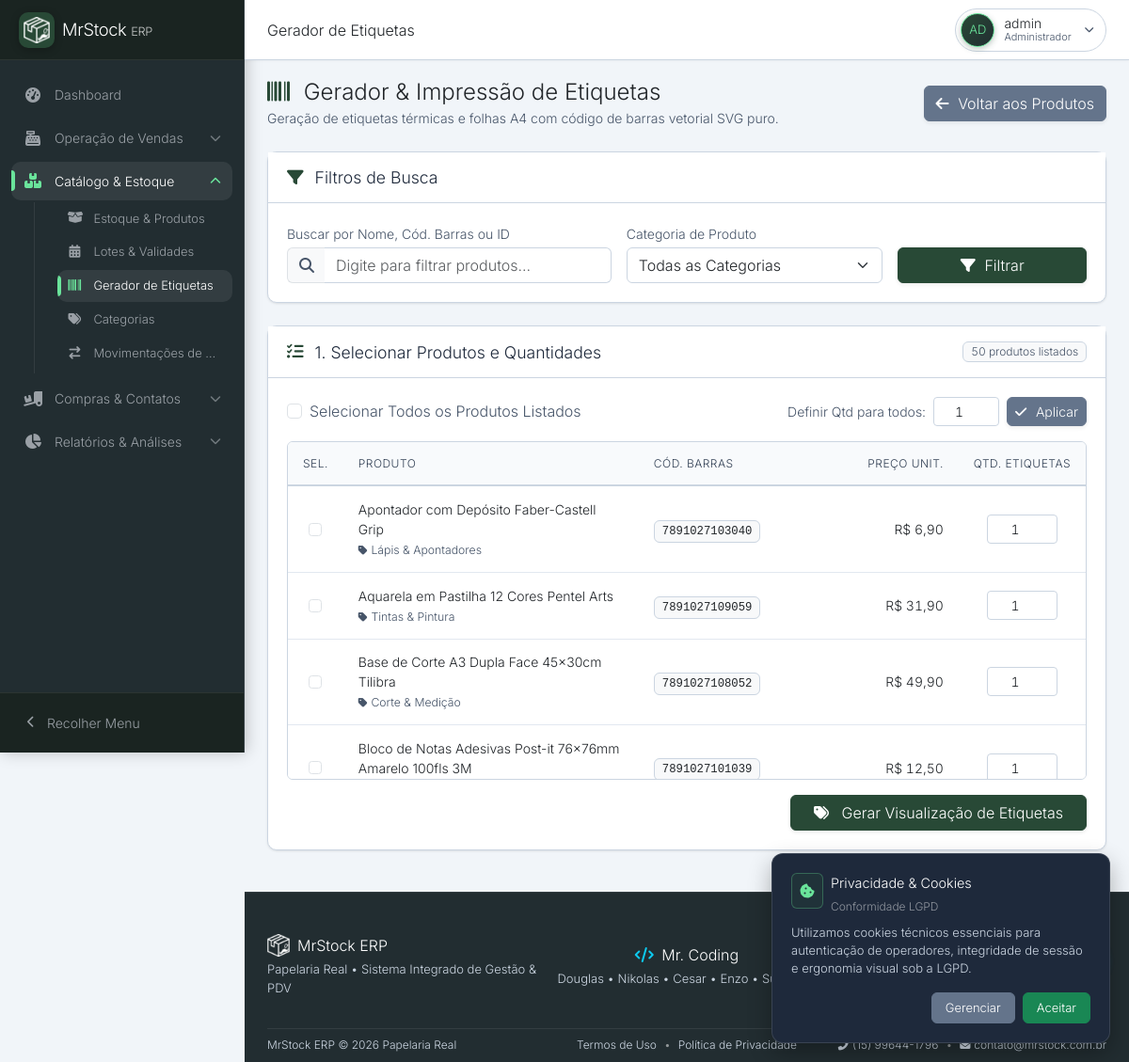
The page /produtos/etiquetas.php (signed in) on the database its author committed.
### tables this page shows
CREATE TABLE `produtos` (
  `id` int(11) NOT NULL AUTO_INCREMENT,
  `nome` varchar(255) NOT NULL,
  `categoria` varchar(100) DEFAULT NULL,
  `quantidade` int(11) DEFAULT 0,
  `estoque_minimo` int(11) DEFAULT 5,
  `validade` date DEFAULT NULL,
  `preco_venda` decimal(10,2) NOT NULL,
  `preco_compra` decimal(10,2) NOT NULL DEFAULT 0.00,
  `fornecedor_id` int(11) DEFAULT NULL,
  `status` enum('ativo','inativo') DEFAULT 'ativo',
  `codigo_de_barra` varchar(50) DEFAULT NULL,
  `categoria_id` int(11) DEFAULT NULL,
  PRIMARY KEY (`id`),
  KEY `fornecedor_id` (`fornecedor_id`),
  KEY `fk_produtos_categoria` (`categoria_id`),
  CONSTRAINT `fk_produtos_categoria` FOREIGN KEY (`categoria_id`) REFERENCES `categorias` (`id`) ON DELETE SET NULL,
  CONSTRAINT `produtos_ibfk_1` FOREIGN KEY (`fornecedor_id`) REFERENCES `fornecedores` (`id`) ON DELETE SET NULL
);

CREATE TABLE `categorias` (
  `id` int(11) NOT NULL AUTO_INCREMENT,
  `nome` varchar(100) NOT NULL,
  `descricao` text DEFAULT NULL,
  PRIMARY KEY (`id`)
);

### produtos/etiquetas.php (the view, shortened to what this page needs)
<?php
require_once __DIR__ . '/../inc/functions.php';
$buscaFiltro = trim($_GET['busca'] ?? '');
$catFiltro   = filter_var($_GET['categoria_id'] ?? '', FILTER_VALIDATE_INT);
$where = ["p.status = 'ativo'"];
$params = [];
$whereSql = implode(' AND ', $where);
$sql = "SELECT p.id, p.nome, p.preco_venda, p.codigo_de_barra, p.quantidade, c.nome AS categoria_nome
        FROM produtos p
        LEFT JOIN categorias c ON p.categoria_id = c.id
        WHERE {$whereSql}
        ORDER BY p.nome ASC";
$stmt = $pdo->prepare($sql);
$stmt->execute($params);
$produtos = $stmt->fetchAll(PDO::FETCH_ASSOC);
require_once __DIR__ . '/../inc/header.php';
?>
<div class="content-body">
    <div class="d-flex justify-content-between align-items-center mb-4 no-print flex-wrap gap-3">
        <div>
            <h4 class="fw-bold text-dark m-0"><i class="fas fa-barcode text-primary me-2"></i> Gerador & Impressão de Etiquetas</h4>
            <small class="text-muted">Geração de etiquetas térmicas e folhas A4 com código de barras vetorial SVG puro.</small>
        </div>
        <div class="d-flex gap-2 align-items-center flex-wrap">
            <a href="<?= BASE_URL ?>/produtos/index.php" class="btn btn-secondary shadow-sm">
                <i class="fas fa-arrow-left me-1"></i> Voltar aos Produtos
            </a>
        </div>
    </div>
    <div class="so-card mb-4 no-print">
        <div class="so-card-header">
            <h5 class="so-card-title"><i class="fas fa-filter text-primary me-1"></i> Filtros de Busca</h5>
        </div>
        <div class="so-card-body">
            <form method="GET" action="<?= BASE_URL ?>/produtos/etiquetas.php" class="row g-3 align-items-end">
                <div class="col-md-5">
                    <label for="buscaEtq" class="form-label small fw-semibold text-secondary mb-1">Buscar por Nome, Cód. Barras ou ID</label>
                    <div class="input-group">
                        <span class="input-group-text bg-light text-muted border-end-0"><i class="fas fa-search"></i></span>
                        <input type="text" id="buscaEtq" name="busca" class="form-control border-start-0" placeholder="Digite para filtrar produtos..." value="<?= htmlspecialchars($buscaFiltro) ?>">
                    </div>
                </div>
                <div class="col-md-4">
                    <label for="categoriaIdEtq" class="form-label small fw-semibold text-secondary mb-1">Categoria de Produto</label>
                    <select id="categoriaIdEtq" name="categoria_id" class="form-select">
                        <option value="">Todas as Categorias</option>
                    </select>
                </div>
                <div class="col-md-3 d-flex gap-2">
                    <button type="submit" class="btn btn-primary flex-fill shadow-sm">
                        <i class="fas fa-filter me-1"></i> Filtrar
                    </button>
                </div>
            </form>
        </div>
    </div>
    <div class="so-card mb-4 no-print">
        <div class="so-card-header d-flex justify-content-between align-items-center flex-wrap gap-2">
            <h5 class="so-card-title m-0">
                <i class="fas fa-list-check text-primary me-1"></i> 1. Selecionar Produtos e Quantidades
            </h5>
            <span class="badge bg-light text-secondary border fw-semibold tabular-nums">
                <?= count($produtos) === 1 ? '1 produto listado' : count($produtos) . ' produtos listados' ?>
            </span>
        </div>
        <div class="so-card-body">
            <?php if (empty($produtos)): ?>
                <?= render_empty_state('Nenhum produto encontrado', 'Não encontramos produtos ativos com os filtros selecionados.', BASE_URL . '/produtos/etiquetas.php') ?>
            <?php else: ?>
            <form method="POST" action="<?= BASE_URL ?>/produtos/etiquetas.php<?= (!empty($catFiltro) || !empty($buscaFiltro)) ? '?' . http_build_query(array_filter(['categoria_id' => $catFiltro, 'busca' => $buscaFiltro])) : '' ?>" id="formEtiquetas">
                <div class="d-flex justify-content-between align-items-center mb-3 flex-wrap gap-2">
                    <div class="form-check">
                        <input class="form-check-input" type="checkbox" id="checkTodos" onchange="toggleSelectAll(this)">
                        <label class="form-check-label fw-semibold text-secondary" for="checkTodos">
                            Selecionar Todos os Produtos Listados
                        </label>
                    </div>
                    <div class="d-flex align-items-center gap-2">
                        <label for="qtdGlobal" class="small text-muted mb-0">Definir Qtd para todos:</label>
                        <input type="number" id="qtdGlobal" class="form-control form-control-sm text-center tabular-nums" style="width:70px;" value="1" min="1" max="50">
                        <button type="button" class="btn btn-secondary btn-sm shadow-sm" onclick="aplicarQtdGlobal()">
                            <i class="fas fa-check me-1"></i> Aplicar
                        </button>
                    </div>
                </div>
                <div class="table-responsive border rounded" style="max-height: 360px; overflow-y: auto;">
                    <table class="table table-hover align-middle mb-0 so-table">
                        <thead class="table-light sticky-top">
                            <tr>
                                <th scope="col" style="width: 50px;" class="text-center">Sel.</th>
                                <th scope="col">Produto</th>
                                <th scope="col" style="width: 200px;">Cód. Barras</th>
                                <th scope="col" style="width: 140px;" class="text-end">Preço Unit.</th>
                                <th scope="col" style="width: 130px;" class="text-center">Qtd. Etiquetas</th>
                            </tr>
                        </thead>
                        <tbody>
                            <?php foreach ($produtos as $p):
                                $codBarras = !empty($p['codigo_de_barra']) ? $p['codigo_de_barra'] : str_pad((string)$p['id'], 8, '0', STR_PAD_LEFT);
                            ?>
                            <tr>
                                <td class="text-center">
                                    <input type="checkbox" name="produtos_sel[]" value="<?= $p['id'] ?>" class="form-check-input item-check" aria-label="Selecionar produto <?= htmlspecialchars($p['nome']) ?>">
                                </td>
                                <td>
                                    <div class="fw-semibold text-dark"><?= htmlspecialchars($p['nome']) ?></div>
                                    <small class="text-muted"><i class="fas fa-tag me-1 text-2xs"></i><?= htmlspecialchars($p['categoria_nome'] ?? 'Geral') ?></small>
                                </td>
                                <td>
                                    <code class="text-dark bg-light px-2 py-1 rounded border font-monospace tabular-nums"><?= htmlspecialchars($codBarras) ?></code>
                                </td>
                                <td class="text-end fw-bold text-dark tabular-nums">
                                    R$ <?= number_format((float)$p['preco_venda'], 2, ',', '.') ?>
                                </td>
                                <td class="text-center">
                                    <input type="number" name="qtd_etiquetas[<?= $p['id'] ?>]" class="form-control form-control-sm text-center mx-auto qtd-input tabular-nums" value="1" min="1" max="50" style="width: 75px;" aria-label="Quantidade de etiquetas para <?= htmlspecialchars($p['nome']) ?>">
                                </td>
                            </tr>
                            <?php endforeach; ?>
                        </tbody>
                    </table>
                </div>
                <div class="mt-3 text-end">
                    <button type="submit" class="btn btn-primary px-4 fw-bold shadow-sm">
                        <i class="fas fa-tags me-2"></i> Gerar Visualização de Etiquetas
                    </button>
                </div>
            </form>
            <?php endif; ?>
        </div>
    </div>
</div>
<?php require_once __DIR__ . '/../inc/footer.php'; ?>

### rows shown on the page
produtos: nome "Apontador com Depósito Faber-Castell Grip", categoria.nome "Lápis & Apontadores", codigo_de_barra "7891027103040", preco_venda "6,90"
produtos: nome "Aquarela em Pastilha 12 Cores Pentel Arts", categoria.nome "Tintas & Pintura", codigo_de_barra "7891027109059", preco_venda "31,90"
produtos: nome "Base de Corte A3 Dupla Face 45x30cm Tilibra", categoria.nome "Corte & Medição", codigo_de_barra "7891027108052", preco_venda "49,90"
produtos: nome "Bloco de Notas Adesivas Post-it 76x76mm Amarelo 100fls 3M", codigo_de_barra "7891027101039", preco_venda "12,50"

### other values the page prints
$group['title'] "Dashboard"
$group['title'] "Operação de Vendas"
$group['title'] "Catálogo & Estoque"
$item['label'] "Estoque & Produtos"
$item['label'] "Lotes & Validades"
$item['label'] "Gerador de Etiquetas"
$item['label'] "Categorias"
$item['label'] "Movimentações de…"
$group['title'] "Compras & Contatos"
$group['title'] "Relatórios & Análises"
$_pageTitleClean "Gerador de Etiquetas"
$_uInitials "AD"
$_uName "admin"
$_uLabel "Administrador"
count($produtos) "50"
